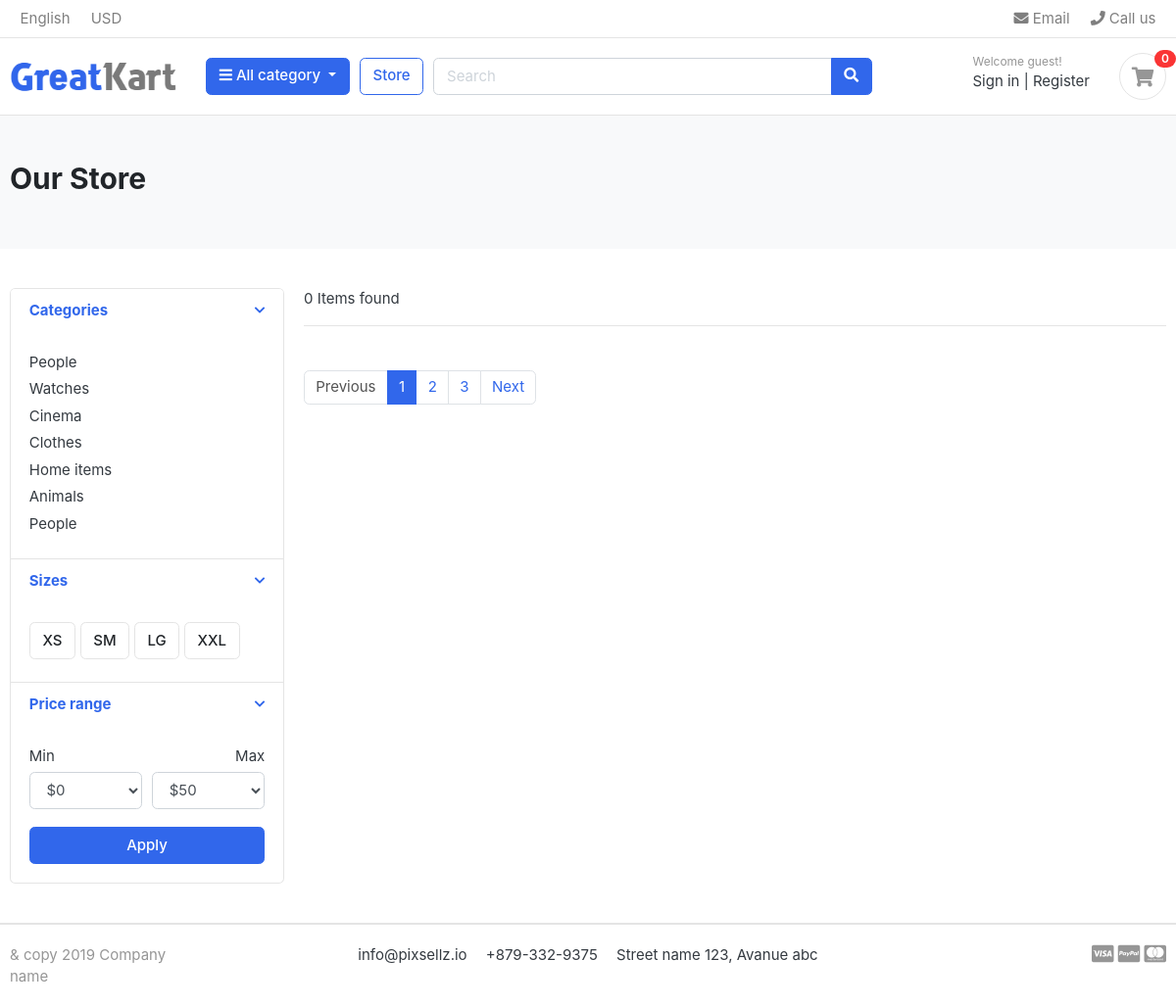
The page /store/man-jeans/ on the database as committed earlier.
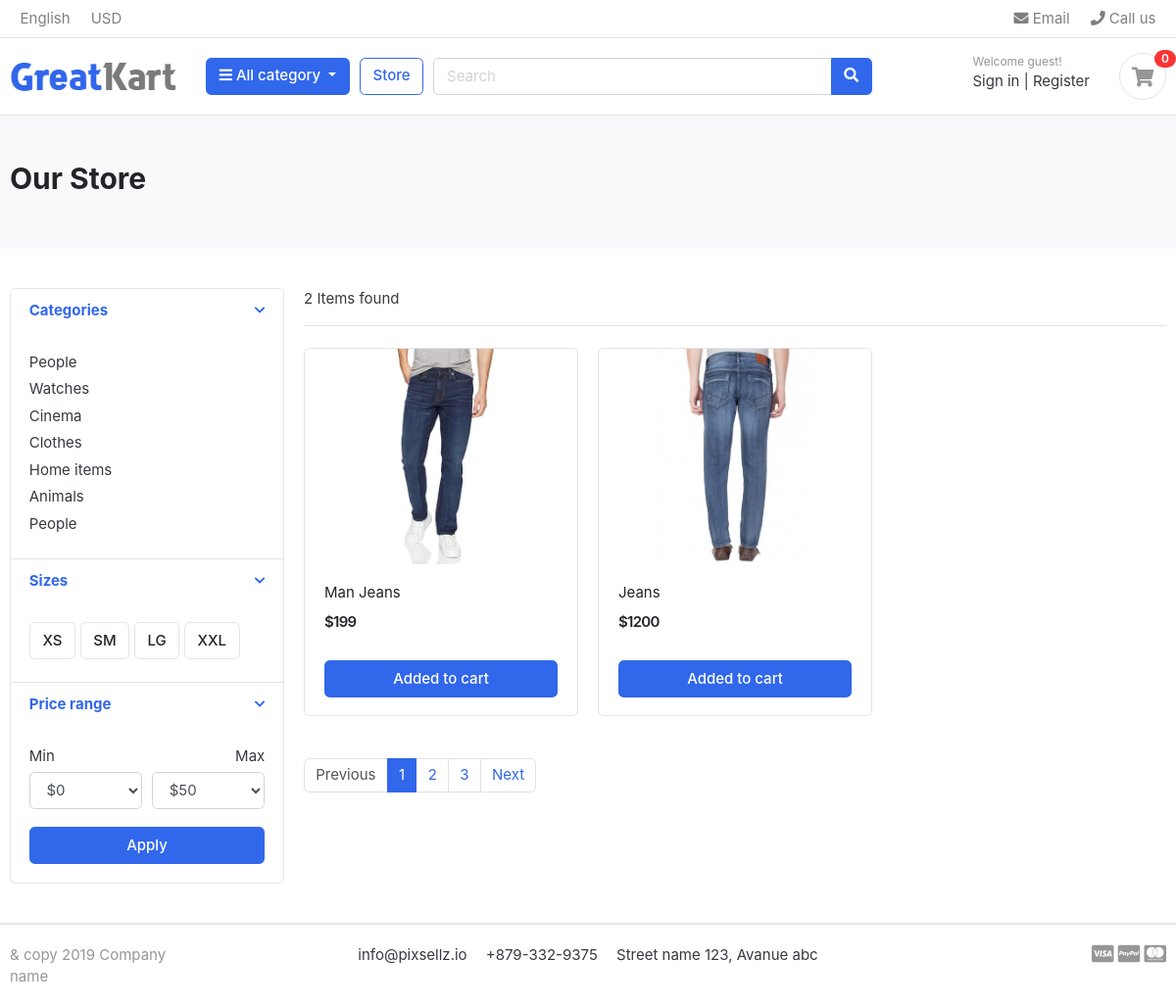
The same page on the database as committed later.
### store/models.py (models this page shows, shortened)
class Product(models.Model):
    Product_name    = models.CharField(max_length=50, unique=True)
    Slug            = models.SlugField(max_length=50, unique=True)
    Description     = models.TextField()
    Price           = models.IntegerField()
    Image           = models.ImageField(upload_to='product/images')
    Stock           = models.IntegerField()
    is_available    = models.BooleanField(default=True)
    category        = models.ForeignKey(Categorie, on_delete=models.CASCADE)
    Created_date    = models.DateTimeField(auto_now_add=True)
    Modified_date   = models.DateTimeField(auto_now=True)

### store/views.py (the view)
# urls.py: path('', views.Store, name='store'),
def Store(request, category_slug=None):
    categories = None
    product = None
    if category_slug != None:
        categories = get_object_or_404(Categorie, slug = category_slug)
        product = Product.objects.filter(category=categories, is_available=True)
        product_count = product.count()
    else:
        product = Product.objects.all().filter(is_available=True)
        product_count = product.count()
    context ={
        'products':product,
        'prouduct_count': product_count
    }
    return render(request, 'store.html', context)

### category/context_processor.py (called while the page is built)
def get_links(request):
    links = Categorie.objects.all()
    return dict(link=links)

### templates/store.html (shortened to what this page needs)
{% extends "base.html" %}
{% load static %}
{% block content %}
<section class="section-pagetop bg">
<div class="container">
	<h2 class="title-page">Our Store</h2>
</div>
</section>
<section class="section-content padding-y">
<div class="container">
<div class="row">
	<aside class="col-md-3">
<div class="card">
	<article class="filter-group">
		<header class="card-header">
			<a href="#" data-toggle="collapse" data-target="#collapse_1" aria-expanded="true" class="">
				<i class="icon-control fa fa-chevron-down"></i>
				<h6 class="title">Categories</h6>
			</a>
		</header>
		<div class="filter-content collapse show" id="collapse_1" style="">
			<div class="card-body">
				<ul class="list-menu">
				<li><a href="#">People  </a></li>
				<li><a href="#">Watches </a></li>
				<li><a href="#">Cinema  </a></li>
				<li><a href="#">Clothes  </a></li>
				<li><a href="#">Home items </a></li>
				<li><a href="#">Animals</a></li>
				<li><a href="#">People </a></li>
				</ul>
			</div>
		</div>
	</article>
	<article class="filter-group">
		<header class="card-header">
			<a href="#" data-toggle="collapse" data-target="#collapse_4" aria-expanded="true" class="">
				<i class="icon-control fa fa-chevron-down"></i>
				<h6 class="title">Sizes </h6>
			</a>
		</header>
		<div class="filter-content collapse show" id="collapse_4" style="">
			<div class="card-body">
			  <label class="checkbox-btn">
			    <span class="btn btn-light"> XS </span>
			  </label>
			  <label class="checkbox-btn">
			    <span class="btn btn-light"> SM </span>
			  </label>
			  <label class="checkbox-btn">
			    <span class="btn btn-light"> LG </span>
			  </label>
			  <label class="checkbox-btn">
			    <span class="btn btn-light"> XXL </span>
			  </label>
		</div>
		</div>
	</article>
	<article class="filter-group">
		<header class="card-header">
			<a href="#" data-toggle="collapse" data-target="#collapse_3" aria-expanded="true" class="">
				<i class="icon-control fa fa-chevron-down"></i>
				<h6 class="title">Price range </h6>
			</a>
		</header>
		<div class="filter-content collapse show" id="collapse_3" style="">
			<div class="card-body">
				<div class="form-row">
				<div class="form-group col-md-6">
				  <label>Min</label>
				  	<select class="mr-2 form-control">
						<option value="0">$0</option>
					</select>
				</div>
				<div class="form-group text-right col-md-6">
				  <label>Max</label>
				  	<select class="mr-2 form-control">
						<option value="50">$50</option>
					</select>
				</div>
				</div>
				<button class="btn btn-block btn-primary">Apply</button>
			</div>
		</div>
	</article>
</div>
	</aside>
	<main class="col-md-9">
<header class="border-bottom mb-4 pb-3">
		<div class="form-inline">
			<span class="mr-md-auto">{{prouduct_count}} Items found </span>
		</div>
</header>
<div class="row">
	{% for product in products %}
	<div class="col-md-4">
		<figure class="card card-product-grid">
			<div class="img-wrap">
				<img src="{{product.Image.url}}">
			</div>
			<figcaption class="info-wrap">
				<div class="fix-height">
					<a href="./product-detail.html" class="title">{{product.Product_name}}</a>
					<div class="price-wrap mt-2">
						<span class="price">${{product.Price}}</span>
					</div>
				</div>
				<a href="#" class="btn btn-block btn-primary">Added to cart </a>
			</figcaption>
		</figure>
	</div>
	{% endfor %}
</div>
<nav class="mt-4" aria-label="Page navigation sample">
  <ul class="pagination">
    <li class="page-item disabled"><a class="page-link" href="#">Previous</a></li>
    <li class="page-item active"><a class="page-link" href="#">1</a></li>
    <li class="page-item"><a class="page-link" href="#">2</a></li>
    <li class="page-item"><a class="page-link" href="#">3</a></li>
    <li class="page-item"><a class="page-link" href="#">Next</a></li>
  </ul>
</nav>
	</main>
</div>
</div>
</section>
{% endblock content %}

Rows that differ between the two databases and show on the page:
added Product: Image (picture), Product_name "Man Jeans", Price "199"
added Product: Image (picture), Product_name "Jeans", Price "1200"
Other text that changed with them:
{{ prouduct_count }}: "0" → "2"
